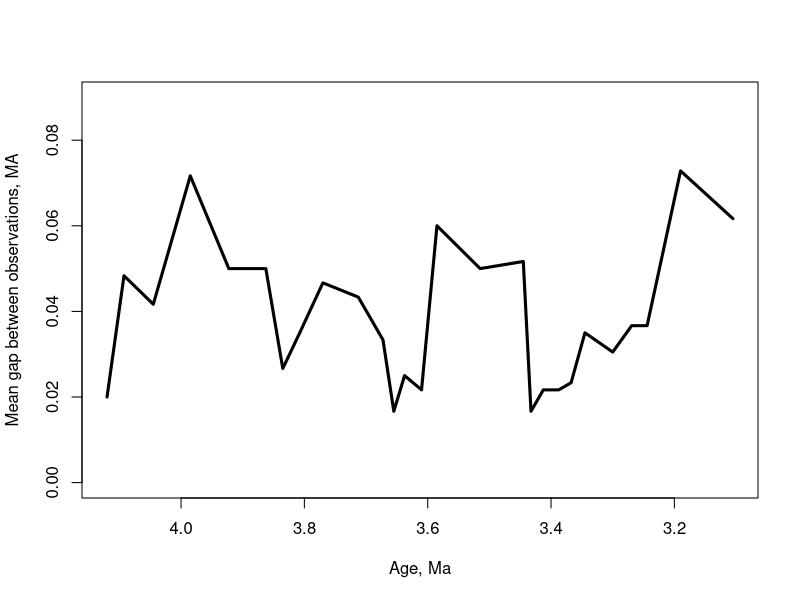
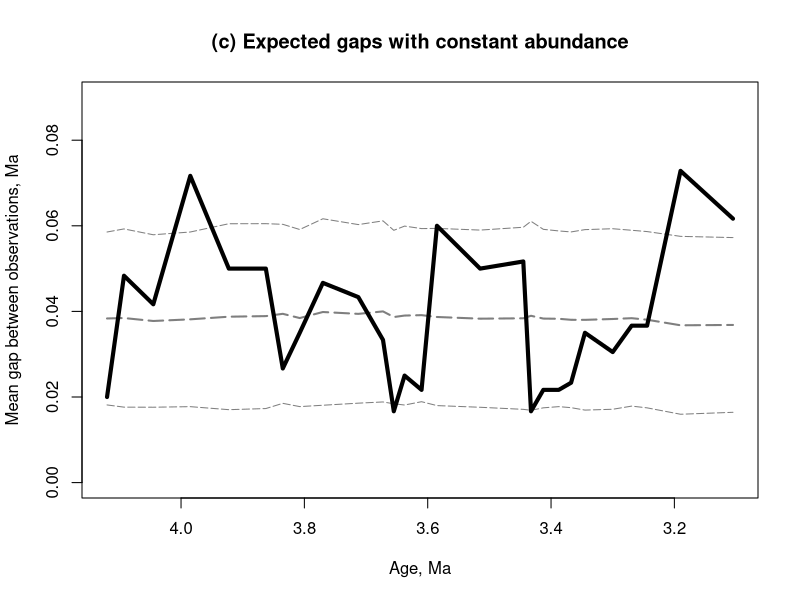
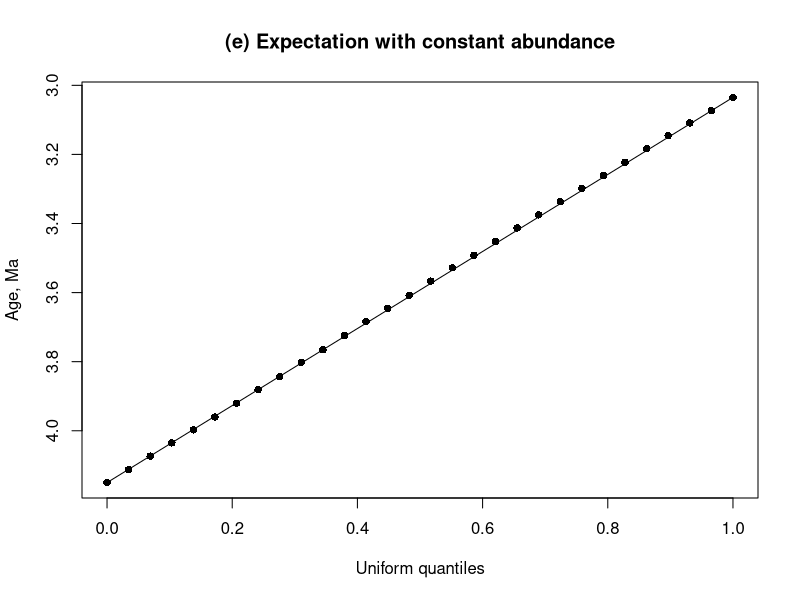
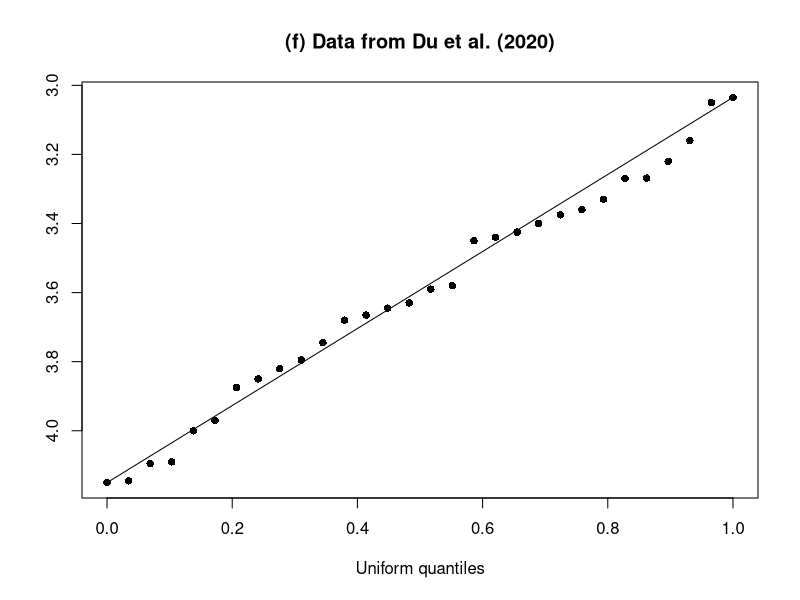
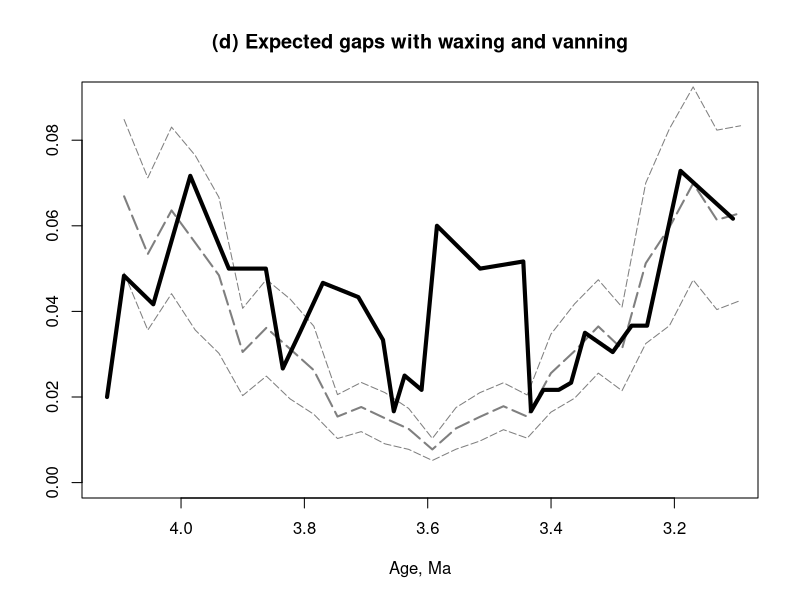
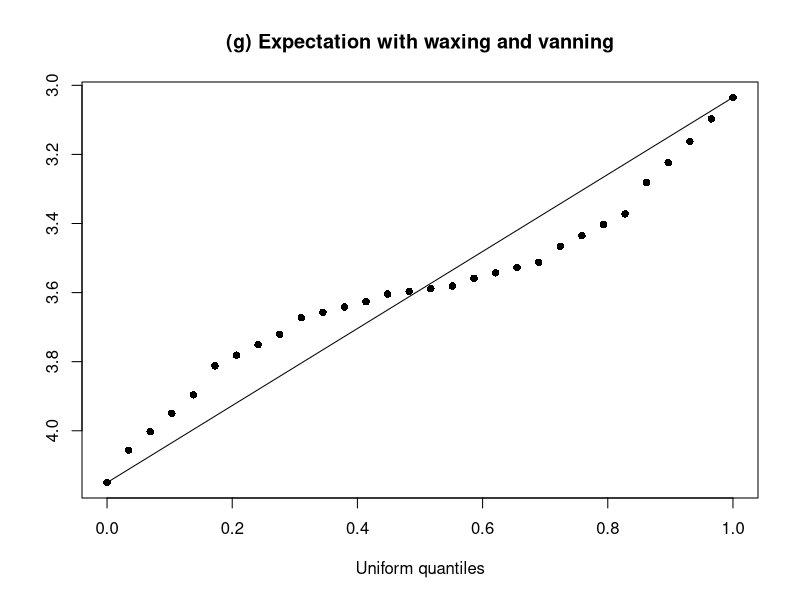
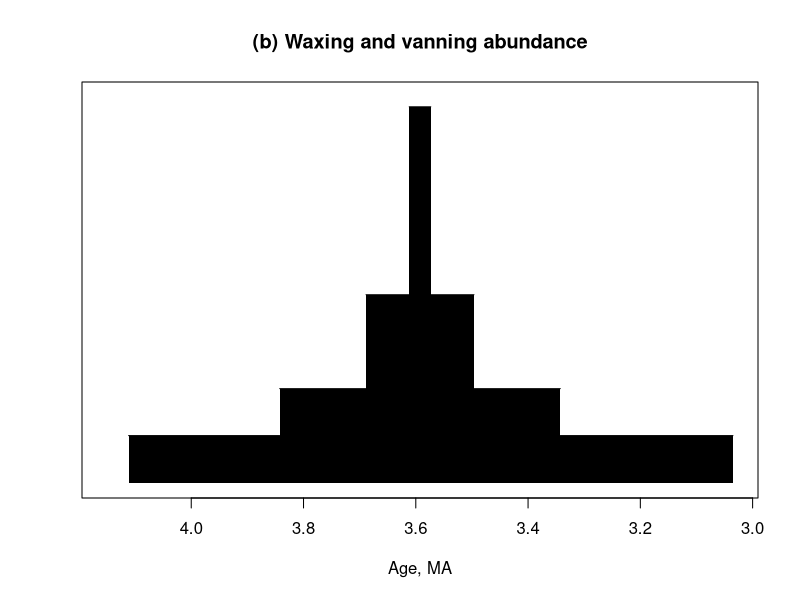
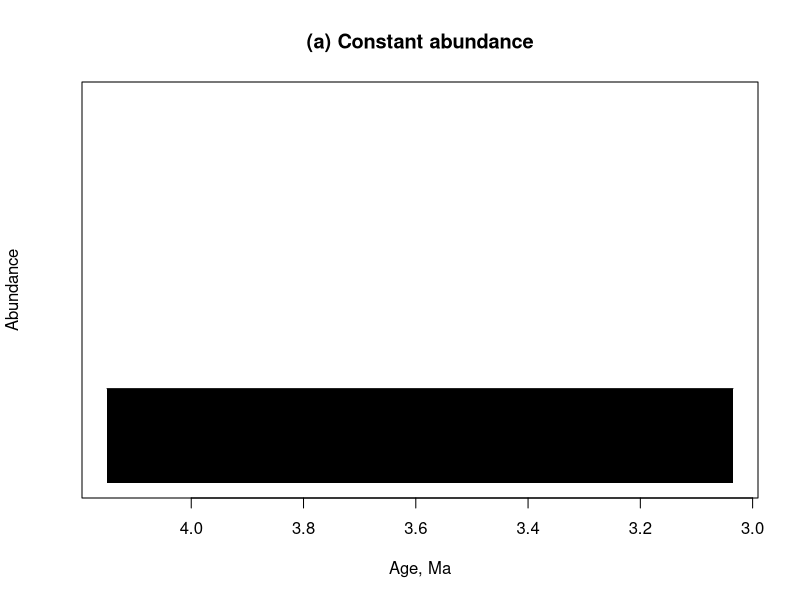

Generate these figures, in order, with R:
# 2019 11 26 I.Zliobaite

# this is to accompany my commentary to Du et al. (2020)
# the script is not optimized for efficieny and contains a lot of "hard-coded" values, sorry about that
# the random seed should allow to reproduce the runs exactly as reported in my commentary

tm = c(4.15,4.145,4.095,4.09,4,3.97,3.875,3.85,3.82,3.795,3.745,3.68,3.665,3.645,3.63,3.59,3.58,3.45,3.44,3.425,3.4,3.375,3.36,3.33,3.27,3.2685,3.22,3.16,3.05,3.035)
tm_sd <- sd(tm)
tm_dif <- diff(-tm)

t_min <- min(tm)
t_max <- max(tm)

param_ag <- 3
param_hf <- (param_ag - 1)/2


mov_agerage <- function(data,lg) {
  dd <- length(data)
  data_av <- c()
  for (sk in 1:(dd - lg + 1)){
    data_av <- c(data_av,mean(data[sk:(sk+lg-1)]))
  }
  return(data_av)
}
#test <- mov_agerage(c(1,2,3,4,5),3)

sstp <- (t_max - t_min)/29
real_quantiles <- rev(seq(t_min,t_max,sstp))
rr_dif_index <- mov_agerage(real_quantiles,2)


tm_mov <- mov_agerage(tm_dif,param_ag)
tm_dif_index <- mov_agerage(tm,2)

ind_range <- (1+param_hf):(29-param_hf)
  
pdf('fig_observed.pdf',width = 7, heigh = 4)
plot(tm_dif_index[ind_range],tm_mov,type = 'l',lwd = 3,ylim = c(0,0.09),xlim=rev(range(tm_dif_index[ind_range])),xlab = 'Age, Ma', ylab = 'Mean gap between observations, MA')
dev.off()


set.seed(1981)

data_rn <- c()
data_rn_raw <- c()

for (sk in 1:1000){
  rn <- runif(28, min = t_min, max = t_max)
  rn <- sort(rn,decreasing = TRUE)
  rn <- c(t_max,rn,t_min)
  rn_dif <- diff(-rn)
  
  rn_mov <- mov_agerage(rn_dif,param_ag)
  rn_dif_index <- tm_dif_index
  data_rn <- rbind(data_rn,rn_mov)
  data_rn_raw <- rbind(data_rn_raw,rn)
}

rn_mn <- apply(data_rn,2,mean)
rn_sd <- apply(data_rn,2,sd)

rn_raw <- apply(data_rn_raw,2,mean)



pdf('fig_both.pdf',width = 7, heigh = 4)
plot(NA,NA,xlim=rev(range(tm_dif_index[ind_range])),ylim = c(0,0.09),xlab = 'Age, Ma', ylab = 'Mean gap between observations, Ma',main = '(c) Expected gaps with constant abundance')
lines(rn_dif_index[ind_range],rn_mn,type = 'l',lwd = 2,lty=5,col = 'grey50')
lines(rn_dif_index[ind_range],rn_mn+rn_sd,type = 'l',lty=5,col = 'grey50')
lines(rn_dif_index[ind_range],rn_mn-rn_sd,type = 'l',lty=5,col = 'grey50')
lines(tm_dif_index[ind_range],tm_mov,type = 'l',lwd = 4,col = 'black')
dev.off()

stp <- 1/29
uniform_quantiles <- seq(0,1,stp)

pdf('fig_uniformity_flat.pdf',width = 4.5, height = 4.5)
plot(uniform_quantiles,rn_raw,ylim = rev(range(rn_raw)),pch=16,xlab = 'Uniform quantiles',ylab = 'Age, Ma',main = '(e) Expectation with constant abundance')
lines(c(0,1),c(t_max,t_min))
dev.off()

pdf('fig_uniformity_observed.pdf',width = 4.5, height = 4.5)
plot(uniform_quantiles,tm,ylim = rev(range(tm)),pch=16,xlab = 'Uniform quantiles',ylab = '',main = '(f) Data from Du et al. (2020)')
lines(c(0,1),c(t_max,t_min))
dev.off()


data_rr <- c()
data_rr_raw <- c()
slot_length <- (t_max - t_min)/29

for (sk in 1:1000){
rr1 <- runif(4, min = t_min, max = t_min+8*slot_length)
rr2 <- runif(4, min = t_min+8*slot_length, max = t_min+12*slot_length)
rr3 <- runif(4, min = t_min+12*slot_length, max = t_min+14*slot_length)
rr4 <- runif(4, min = t_min+14*slot_length, max = t_min+15*slot_length)
rr5 <- runif(4, min = t_min+15*slot_length, max = t_min+17*slot_length)
rr6 <- runif(4, min = t_min+17*slot_length, max = t_min+21*slot_length)
rr7 <- runif(4, min = t_min+21*slot_length, max = t_min+28*slot_length)
rr <- c(rr1,rr2,rr3,rr4,rr5,rr6,rr7)

rr <- sort(rr,decreasing = TRUE)
rr <- c(t_max,rr,t_min)
rr_dif <- diff(-rr)

rr_mov <- mov_agerage(rr_dif,param_ag)
data_rr <- rbind(data_rr,rr_mov)
data_rr_raw <- rbind(data_rr_raw,rr)
}

rr_mn <- apply(data_rr,2,mean)
rr_sd <- apply(data_rr,2,sd)

rr_raw <- apply(data_rr_raw,2,mean)


pdf('fig_peak.pdf',width = 7, heigh = 4)
plot(NA,NA,ylim = c(0,0.09),xlim=rev(range(tm_dif_index[ind_range])),xlab = 'Age, Ma', ylab = "", main = '(d) Expected gaps with waxing and vanning')
lines(rr_dif_index[ind_range],rr_mn,type = 'l',lwd = 2,lty=5,col = 'grey50')
lines(rr_dif_index[ind_range],rr_mn+rr_sd,type = 'l',lty=5,col = 'grey50')
lines(rr_dif_index[ind_range],rr_mn-rr_sd,type = 'l',lty=5,col = 'grey50')
lines(tm_dif_index[ind_range],tm_mov,type = 'l',lwd = 4,col='black')
dev.off()

pdf('fig_uniformity_peak.pdf',width = 4.5, height = 4.5)
plot(uniform_quantiles,rr_raw,ylim = rev(range(rr_raw)),pch=16,xlab = 'Uniform quantiles',ylab = '',main = '(g) Expectation with waxing and vanning')
#plot(uniform_quantiles,rr_raw,ylim = rev(range(rr_raw)),pch=16,xlab = 'Uniform quantiles',ylab = "Mean gap between observations, Ma")
lines(c(0,1),c(t_max,t_min))
dev.off()

pdf('fig_abund_peak.pdf',width = 7, heigh = 3)
plot(NA,NA,ylim = c(0,4.1),xlim=rev(range(t_min,t_max)),xlab = 'Age, MA', ylab = '',yaxt='n',main = '(b) Waxing and vanning abundance')
lines(c(t_min,t_min+8*slot_length),c(4/8,4/8))
polygon(c(t_min,t_min+8*slot_length,t_min+8*slot_length,t_min),c(4/8,4/8,0,0),col="black",border = FALSE)
lines(c(t_min+8*slot_length,t_min+12*slot_length),c(4/4,4/4))
polygon(c(t_min+8*slot_length,t_min+12*slot_length,t_min+12*slot_length,t_min+8*slot_length),c(4/4,4/4,0,0),col="black",border = FALSE)
lines(c(t_min+12*slot_length,t_min+14*slot_length),c(4/2,4/2))
polygon(c(t_min+12*slot_length,t_min+14*slot_length,t_min+14*slot_length,t_min+12*slot_length),c(4/2,4/2,0,0),col="black",border = FALSE)
lines(c(t_min+14*slot_length,t_min+15*slot_length),c(4/1,4/1))
polygon(c(t_min+14*slot_length,t_min+15*slot_length,t_min+15*slot_length,t_min+14*slot_length),c(4/1,4/1,0,0),col="black",border = FALSE)
lines(c(t_min+15*slot_length,t_min+17*slot_length),c(4/2,4/2))
polygon(c(t_min+15*slot_length,t_min+17*slot_length,t_min+17*slot_length,t_min+15*slot_length),c(4/2,4/2,0,0),col="black",border = FALSE)
lines(c(t_min+17*slot_length,t_min+21*slot_length),c(4/4,4/4))
polygon(c(t_min+17*slot_length,t_min+21*slot_length,t_min+21*slot_length,t_min+17*slot_length),c(4/4,4/4,0,0),col="black",border = FALSE)
lines(c(t_min+21*slot_length,t_min+28*slot_length),c(4/8,4/8))
polygon(c(t_min+21*slot_length,t_min+28*slot_length,t_min+28*slot_length,t_min+21*slot_length),c(4/8,4/8,0,0),col="black",border = FALSE)
dev.off()

pdf('fig_abund_flat.pdf',width = 7, heigh = 3)
plot(NA,NA,ylim = c(0,4.1),xlim=rev(range(t_min,t_max)),xlab = 'Age, Ma', ylab = 'Abundance',yaxt='n', main = '(a) Constant abundance')
lines(c(t_min,t_max),c(28/28,28/28))
polygon(c(t_min,t_max,t_max,t_min),c(28/28,28/28,0,0),col="black",border = FALSE)
dev.off()


# this is noise experiment, not reported

data_rv <- c()
data_rv_raw <- c()
slot_length <- (t_max - t_min)/29

for (sk in 1:1000){
  rv1 <- runif(4, min = t_min, max = t_min+8*slot_length) + rnorm(4,0,tm_sd)
  rv2 <- runif(4, min = t_min+8*slot_length, max = t_min+12*slot_length) + rnorm(4,0,tm_sd)
  rv3 <- runif(4, min = t_min+12*slot_length, max = t_min+14*slot_length) + rnorm(4,0,tm_sd)
  rv4 <- runif(4, min = t_min+14*slot_length, max = t_min+15*slot_length) + rnorm(4,0,tm_sd)
  rv5 <- runif(4, min = t_min+15*slot_length, max = t_min+17*slot_length) + rnorm(4,0,tm_sd)
  rv6 <- runif(4, min = t_min+17*slot_length, max = t_min+21*slot_length) + rnorm(4,0,tm_sd)
  rv7 <- runif(4, min = t_min+21*slot_length, max = t_min+28*slot_length) + rnorm(4,0,tm_sd)
  rv <- c(rv1,rv2,rv3,rv4,rv5,rv6,rv7)
  
  rv <- sort(rv,decreasing = TRUE)
  rv <- c(t_max + rnorm(1,0,tm_sd),rv,t_min + rnorm(1,0,tm_sd))
  rv_dif <- diff(-rv)
  
  rv_mov <- mov_agerage(rv_dif,param_ag)
  data_rv <- rbind(data_rv,rv_mov)
  data_rv_raw <- rbind(data_rv_raw,rv)
}

rv_mn <- apply(data_rv,2,mean)
rv_sd <- apply(data_rv,2,sd)

rv_raw <- apply(data_rv_raw,2,mean)

pdf('fig_noise.pdf',width = 7, heigh = 4)
plot(NA,NA,ylim = c(0,0.09),xlim=rev(range(tm_dif_index[ind_range])),xlab = 'Age, Ma', ylab = 'Mean gap between observations, Ma')
lines(rr_dif_index[ind_range],rv_mn,type = 'l',lwd = 2,lty=5,col = 'grey50')
lines(rr_dif_index[ind_range],rv_mn+rv_sd,type = 'l',lty=5,col = 'grey50')
lines(rr_dif_index[ind_range],rv_mn-rv_sd,type = 'l',lty=5,col = 'grey50')
lines(tm_dif_index[ind_range],tm_mov,type = 'l',lwd = 3,col='black')
dev.off()

pdf('fig_uniformity_noise.pdf',width = 4.5, height = 4.5)
plot(uniform_quantiles,rv_raw,ylim = rev(range(rv_raw)),pch=16,xlab = 'Uniform quantiles',ylab = 'Age, Ma')
lines(c(0,1),c(t_max,t_min))
dev.off()